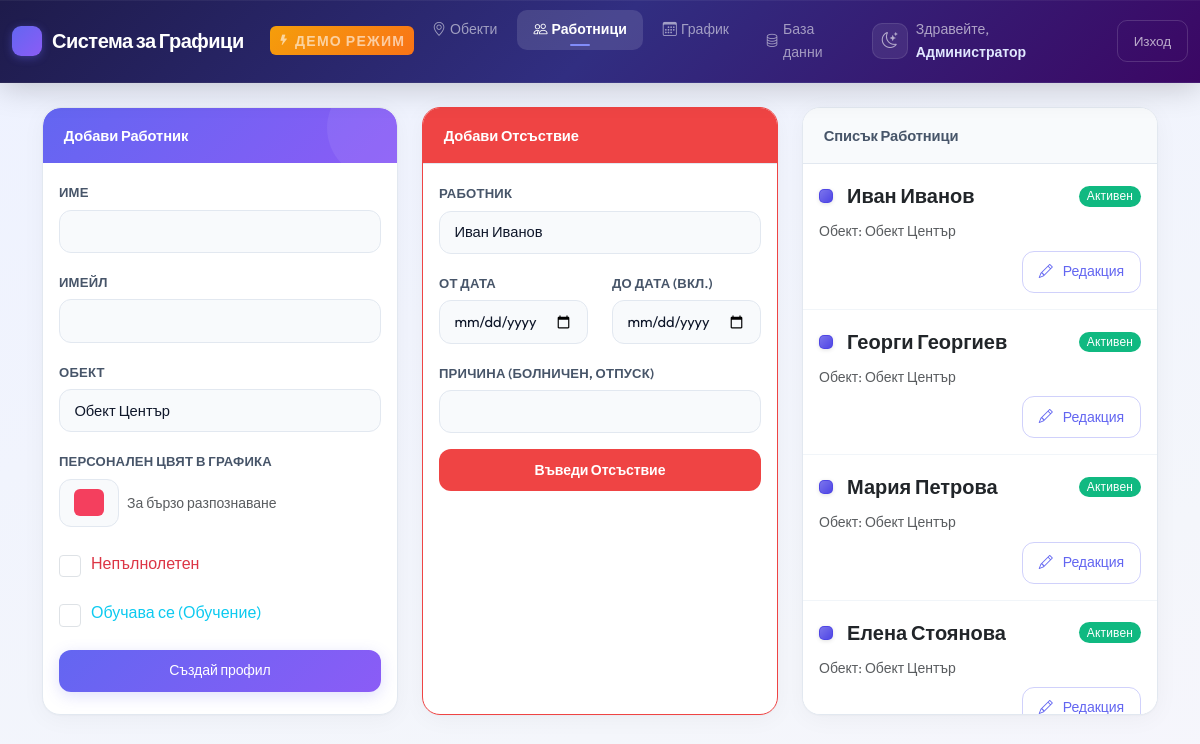
/admin_workers.php (signed in), run on the app's committed database.
### tables this page shows
CREATE TABLE IF NOT EXISTS `users` (
    `id` INT AUTO_INCREMENT PRIMARY KEY,
    `email` VARCHAR(255) NOT NULL UNIQUE,
    `password_hash` VARCHAR(255) NULL,
    `role` ENUM('admin', 'worker') NOT NULL DEFAULT 'worker',
    `full_name` VARCHAR(255) NOT NULL,
    `is_underage` TINYINT(1) NOT NULL DEFAULT 0,
    `auth_code` VARCHAR(6) NULL,
    `is_active` TINYINT(1) NOT NULL DEFAULT 0,
    `color_hex` VARCHAR(7) DEFAULT '#4f46e5',
    `is_training` TINYINT(1) NOT NULL DEFAULT 0
);

CREATE TABLE IF NOT EXISTS `locations` (
    `id` INT AUTO_INCREMENT PRIMARY KEY,
    `name` VARCHAR(255) NOT NULL,
    `is_24_7` TINYINT(1) NOT NULL DEFAULT 0
);

### admin_workers.php (the view, shortened to what this page needs)
<?php
require_once 'config.php';
function getRandomHexColor() {
    $colors = ['#f43f5e', '#ec4899', '#d946ef', '#a855f7', '#8b5cf6', '#6366f1', '#3b82f6', '#0ea5e9', '#06b6d4', '#14b8a6', '#10b981', '#84cc16', '#eab308', '#f59e0b', '#f97316'];
    return $colors[array_rand($colors)];
}
$locations = $pdo->query("SELECT * FROM locations")->fetchAll();
$workers = $pdo->query("SELECT u.id, u.full_name, u.email, u.is_active, u.is_underage, u.color_hex, u.is_training, l.name as location_name, l.id as location_id
                        FROM users u
                        LEFT JOIN user_locations ul ON u.id = ul.user_id
                        LEFT JOIN locations l ON ul.location_id = l.id
                        WHERE u.role = 'worker'")->fetchAll();
?>
<!DOCTYPE html>
<html lang="bg">
<head>
    <link href="https://cdn.jsdelivr.net/npm/bootstrap@5.3.0/dist/css/bootstrap.min.css" rel="stylesheet">
    <link href="https://cdn.jsdelivr.net/npm/bootstrap-icons@1.10.5/font/bootstrap-icons.css" rel="stylesheet">
    <link rel="stylesheet" href="index.css">
</head>
<body>
    <nav class="navbar navbar-expand-lg sticky-top">
        <div class="container-fluid">
            <a class="navbar-brand" href="#">Система за Графици</a><span class="demo-badge"><i class="bi bi-lightning-fill"></i> ДЕМО РЕЖИМ</span>
            <div class="collapse navbar-collapse" id="navbarNav">
                <ul class="navbar-nav me-auto">
                    <li class="nav-item"><a class="nav-link py-2 px-3" href="admin_locations.php"><i class="bi bi-geo-alt me-1"></i>Обекти</a></li>
                    <li class="nav-item"><a class="nav-link active py-2 px-3" href="admin_workers.php"><i class="bi bi-people me-1"></i>Работници</a></li>
                    <li class="nav-item"><a class="nav-link py-2 px-3" href="admin_scheduler.php"><i class="bi bi-calendar3 me-1"></i>График</a></li>
                    <li class="nav-item"><a class="nav-link py-2 px-3" href="http://localhost/phpmyadmin/index.php?route=/database/structure&db=grafik_db" target="_blank"><i class="bi bi-database me-1"></i>База данни</a></li>
                </ul>
                <div class="d-flex align-items-center">
                    <button class="theme-toggle" id="themeToggleBtn" onclick="toggleTheme()" title="Тъмна тема"><i class="bi bi-moon-stars"></i></button>
                    <span class="me-3">Здравейте, <strong><?php echo htmlspecialchars($_SESSION['full_name']); ?></strong></span>
                    <a href="logout.php" class="btn btn-outline-danger px-3 py-2">Изход</a>
                </div>
            </div>
        </div>
    </nav>
    <div class="container mt-4 animate-fade-in">
        <div class="row">
            <div class="col-md-4 mb-4">
                <div class="card h-100">
                    <div class="card-header bg-primary text-white">Добави Работник</div>
                    <div class="card-body">
                        <form method="post">
                            <div class="mb-3">
                                <label class="form-label">Име</label>
                                <input type="text" name="full_name" class="form-control form-control-lg" required>
                            </div>
                            <div class="mb-3">
                                <label class="form-label">Имейл</label>
                                <input type="email" name="email" class="form-control form-control-lg" required>
                            </div>
                            <div class="mb-3">
                                <label class="form-label">Обект</label>
                                <select name="location_id" class="form-select" required>
                                    <?php foreach ($locations as $loc): ?>
                                        <option value="<?php echo $loc['id']; ?>"><?php echo htmlspecialchars($loc['name']); ?></option>
                                    <?php endforeach; ?>
                                </select>
                            </div>
                            <div class="mb-3">
                                <label class="form-label">Персонален цвят в графика</label>
                                <div class="d-flex align-items-center gap-2">
                                    <input type="color" name="color_hex" class="form-control form-control-color" value="<?php echo getRandomHexColor(); ?>" title="Избери цвят" style="width: 60px; height: 48px;">
                                    <span class="small text-muted">За бързо разпознаване</span>
                                </div>
                            </div>
                            <div class="mb-3 form-check" style="padding-top: 0.5rem; padding-bottom: 0.25rem;">
                                <input type="checkbox" class="form-check-input" id="is_underage_add" name="is_underage" value="1" style="width: 1.4em; height: 1.4em;">
                                <label class="form-check-label text-danger fs-6 ms-2" for="is_underage_add">Непълнолетен</label>
                            </div>
                            <div class="mb-3 form-check" style="padding-top: 0.25rem; padding-bottom: 0.5rem;">
                                <input type="checkbox" class="form-check-input" id="is_training_add" name="is_training" value="1" style="width: 1.4em; height: 1.4em;">
                                <label class="form-check-label text-info fs-6 ms-2" for="is_training_add">Обучава се (Обучение)</label>
                            </div>
                            <button type="submit" class="btn btn-primary btn-lg w-100">Създай профил</button>
                        </form>
                    </div>
                </div>
            </div>
            <div class="col-md-4 mb-4">
                <div class="card h-100" style="border-color: var(--danger);">
                    <div class="card-header" style="background: var(--danger); color: white;">Добави Отсъствие</div>
                    <div class="card-body">
                        <form method="post">
                            <div class="mb-3">
                                <label class="form-label">Работник</label>
                                <select name="worker_id" class="form-select" required>
                                    <?php foreach ($workers as $w): ?>
                                        <option value="<?php echo $w['id']; ?>"><?php echo htmlspecialchars($w['full_name']); ?></option>
                                    <?php endforeach; ?>
                                </select>
                            </div>
                            <div class="row">
                                <div class="col-6 mb-3">
                                    <label class="form-label">От дата</label>
                                    <input type="date" name="start_date" class="form-control form-control-lg" required>
                                </div>
                                <div class="col-6 mb-3">
                                    <label class="form-label">До дата (вкл.)</label>
                                    <input type="date" name="end_date" class="form-control form-control-lg" required>
                                </div>
                            </div>
                            <div class="mb-3">
                                <label class="form-label">Причина (Болничен, Отпуск)</label>
                                <input type="text" name="reason" class="form-control form-control-lg" required>
                            </div>
                            <button type="submit" class="btn btn-lg text-white w-100 fw-bold" style="background: var(--danger);">Въведи Отсъствие</button>
                        </form>
                    </div>
                </div>
            </div>
            <div class="col-md-4 mb-4">
                 <div class="card h-100">
                    <div class="card-header">Списък Работници</div>
                    <div class="card-body p-0" style="max-height: 550px; overflow-y: auto;">
                        <ul class="list-group list-group-flush">
                            <?php foreach ($workers as $w): ?>
                                <li class="list-group-item py-3 px-3">
                                    <div class="d-flex justify-content-between align-items-center mb-2">
                                        <div class="d-flex align-items-center gap-2">
                                            <div class="legend-color-box" style="background-color: <?php echo htmlspecialchars($w['color_hex'] ?? '#ccc'); ?>"></div>
                                            <strong class="fs-5"><?php echo htmlspecialchars($w['full_name']); ?></strong>
                                        </div>
                                        <?php if ($w['is_active']): ?>
                                            <span class="badge bg-success rounded-pill">Активен</span>
                                        <?php else: ?>
                                            <span class="badge bg-secondary rounded-pill">Неактивен</span>
                                        <?php endif; ?>
                                    </div>
                                    <div class="small text-muted mb-2">Обект: <?php echo htmlspecialchars($w['location_name']); ?></div>
                                    <div class="d-flex justify-content-between align-items-center">
                                        <button class="btn btn-outline-primary px-3 py-2" onclick="editWorker(<?php echo htmlspecialchars(json_encode($w)); ?>)"><i class="bi bi-pencil me-1"></i> Редакция</button>
                                    </div>
                                </li>
                            <?php endforeach; ?>
                        </ul>
                    </div>
                </div>
            </div>
        </div>
    </div>
</body>
</html>

### data on the page
users: full_name "Иван Иванов", is_active "Активен", locations.name "Обект Център"
users: full_name "Георги Георгиев", is_active "Активен", locations.name "Обект Център"
users: full_name "Мария Петрова", is_active "Активен", locations.name "Обект Център"
users: full_name "Елена Стоянова", is_active "Активен", locations.name "Обект Център"

### other printed values
$_SESSION['full_name'] "Администратор"
form field location_id "Обект Център"
form field worker_id "Иван Иванов"
